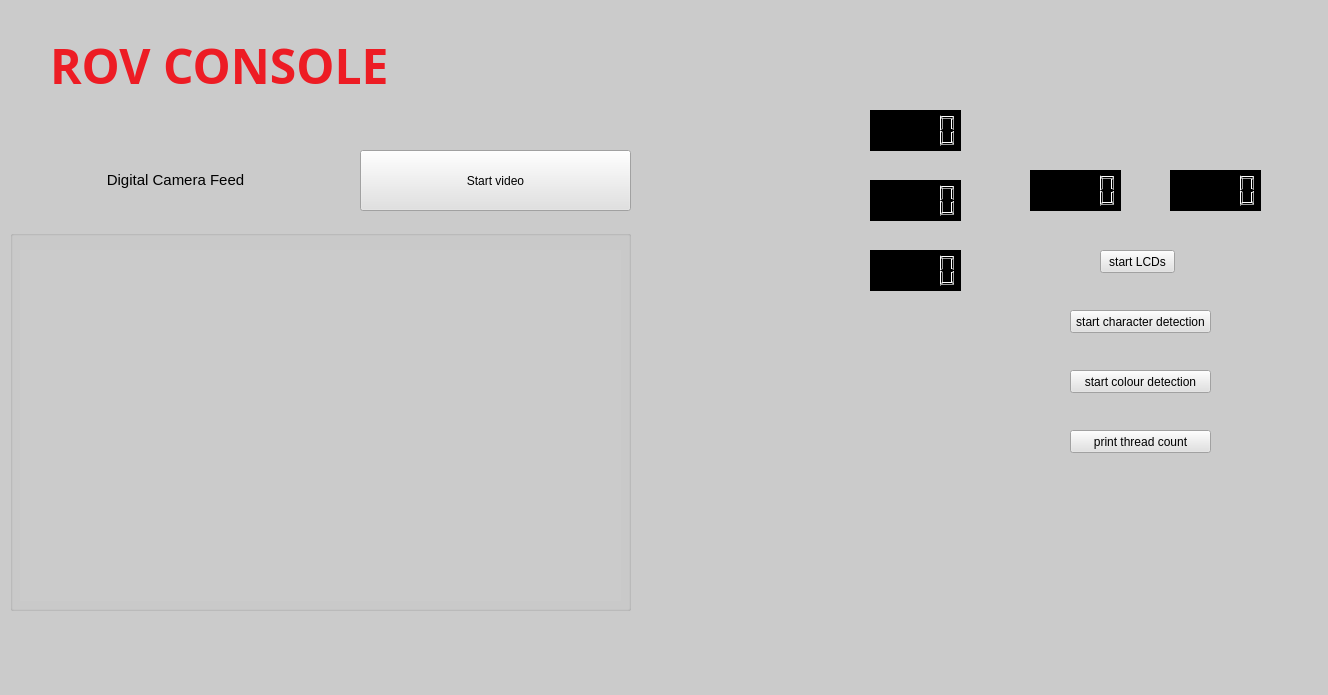
<?xml version="1.0" encoding="UTF-8"?>
<ui version="4.0">
 <class>MainWindow</class>
 <widget class="QMainWindow" name="MainWindow">
  <property name="geometry">
   <rect>
    <x>0</x>
    <y>0</y>
    <width>1328</width>
    <height>695</height>
   </rect>
  </property>
  <property name="windowTitle">
   <string>MainWindow</string>
  </property>
  <property name="styleSheet">
   <string notr="true">
background-color: rgb(203, 203, 203);</string>
  </property>
  <widget class="QWidget" name="centralwidget">
   <widget class="QGroupBox" name="groupBox">
    <property name="geometry">
     <rect>
      <x>10</x>
      <y>230</y>
      <width>621</width>
      <height>381</height>
     </rect>
    </property>
    <property name="sizePolicy">
     <sizepolicy hsizetype="Preferred" vsizetype="Preferred">
      <horstretch>0</horstretch>
      <verstretch>0</verstretch>
     </sizepolicy>
    </property>
    <property name="title">
     <string/>
    </property>
    <widget class="QWidget" name="ImgWidget" native="true">
     <property name="geometry">
      <rect>
       <x>10</x>
       <y>20</y>
       <width>601</width>
       <height>351</height>
      </rect>
     </property>
    </widget>
   </widget>
   <widget class="QPushButton" name="startButton">
    <property name="geometry">
     <rect>
      <x>360</x>
      <y>150</y>
      <width>271</width>
      <height>61</height>
     </rect>
    </property>
    <property name="styleSheet">
     <string notr="true">background-color: rgb(225, 225, 225);</string>
    </property>
    <property name="text">
     <string>Start video</string>
    </property>
   </widget>
   <widget class="QPushButton" name="pushButton">
    <property name="geometry">
     <rect>
      <x>1100</x>
      <y>250</y>
      <width>75</width>
      <height>23</height>
     </rect>
    </property>
    <property name="styleSheet">
     <string notr="true">background-color: rgb(225, 225, 225);</string>
    </property>
    <property name="text">
     <string>start LCDs</string>
    </property>
   </widget>
   <widget class="QLCDNumber" name="lcdNumber">
    <property name="geometry">
     <rect>
      <x>1170</x>
      <y>170</y>
      <width>91</width>
      <height>41</height>
     </rect>
    </property>
    <property name="font">
     <font>
      <family>Magneto</family>
      <weight>75</weight>
      <bold>true</bold>
     </font>
    </property>
    <property name="styleSheet">
     <string notr="true">background-color: rgb(0, 0, 0);</string>
    </property>
   </widget>
   <widget class="QPushButton" name="pushButton_2">
    <property name="geometry">
     <rect>
      <x>1070</x>
      <y>310</y>
      <width>141</width>
      <height>23</height>
     </rect>
    </property>
    <property name="styleSheet">
     <string notr="true">background-color: rgb(225, 225, 225);</string>
    </property>
    <property name="text">
     <string>start character detection</string>
    </property>
   </widget>
   <widget class="QPushButton" name="pushButton_3">
    <property name="geometry">
     <rect>
      <x>1070</x>
      <y>370</y>
      <width>141</width>
      <height>23</height>
     </rect>
    </property>
    <property name="styleSheet">
     <string notr="true">background-color: rgb(225, 225, 225);</string>
    </property>
    <property name="text">
     <string>start colour detection</string>
    </property>
   </widget>
   <widget class="QLCDNumber" name="lcdNumber_2">
    <property name="geometry">
     <rect>
      <x>1030</x>
      <y>170</y>
      <width>91</width>
      <height>41</height>
     </rect>
    </property>
    <property name="styleSheet">
     <string notr="true">background-color: rgb(0, 0, 0);</string>
    </property>
   </widget>
   <widget class="QLabel" name="label">
    <property name="geometry">
     <rect>
      <x>1020</x>
      <y>10</y>
      <width>291</width>
      <height>91</height>
     </rect>
    </property>
    <property name="text">
     <string/>
    </property>
    <property name="pixmap">
     <pixmap>plain logo.png</pixmap>
    </property>
    <property name="scaledContents">
     <bool>true</bool>
    </property>
   </widget>
   <widget class="QLabel" name="label_2">
    <property name="geometry">
     <rect>
      <x>20</x>
      <y>160</y>
      <width>311</width>
      <height>41</height>
     </rect>
    </property>
    <property name="text">
     <string>&lt;html&gt;&lt;head/&gt;&lt;body&gt;&lt;p&gt;&lt;span style=&quot; font-size:11pt; color:#000000;&quot;&gt;Digital Camera Feed&lt;/span&gt;&lt;/p&gt;&lt;/body&gt;&lt;/html&gt;</string>
    </property>
    <property name="alignment">
     <set>Qt::AlignCenter</set>
    </property>
   </widget>
   <widget class="QPushButton" name="pushButton_4">
    <property name="geometry">
     <rect>
      <x>1070</x>
      <y>430</y>
      <width>141</width>
      <height>23</height>
     </rect>
    </property>
    <property name="styleSheet">
     <string notr="true">background-color: rgb(225, 225, 225);</string>
    </property>
    <property name="text">
     <string>print thread count</string>
    </property>
   </widget>
   <widget class="QLabel" name="label_3">
    <property name="geometry">
     <rect>
      <x>50</x>
      <y>20</y>
      <width>601</width>
      <height>91</height>
     </rect>
    </property>
    <property name="font">
     <font>
      <family>Magneto</family>
      <weight>75</weight>
      <bold>true</bold>
     </font>
    </property>
    <property name="text">
     <string>&lt;html&gt;&lt;head/&gt;&lt;body&gt;&lt;p&gt;&lt;span style=&quot; font-size:36pt; color:#ed1c24;&quot;&gt;ROV CONSOLE&lt;/span&gt;&lt;/p&gt;&lt;/body&gt;&lt;/html&gt;</string>
    </property>
   </widget>
   <widget class="QLCDNumber" name="lcdNumber_3">
    <property name="geometry">
     <rect>
      <x>870</x>
      <y>250</y>
      <width>91</width>
      <height>41</height>
     </rect>
    </property>
    <property name="styleSheet">
     <string notr="true">background-color: rgb(0, 0, 0);</string>
    </property>
   </widget>
   <widget class="QLCDNumber" name="lcdNumber_4">
    <property name="geometry">
     <rect>
      <x>870</x>
      <y>180</y>
      <width>91</width>
      <height>41</height>
     </rect>
    </property>
    <property name="styleSheet">
     <string notr="true">background-color: rgb(0, 0, 0);</string>
    </property>
   </widget>
   <widget class="QLCDNumber" name="lcdNumber_5">
    <property name="geometry">
     <rect>
      <x>870</x>
      <y>110</y>
      <width>91</width>
      <height>41</height>
     </rect>
    </property>
    <property name="styleSheet">
     <string notr="true">background-color: rgb(0, 0, 0);</string>
    </property>
   </widget>
  </widget>
  <widget class="QMenuBar" name="menubar">
   <property name="geometry">
    <rect>
     <x>0</x>
     <y>0</y>
     <width>1328</width>
     <height>21</height>
    </rect>
   </property>
  </widget>
  <widget class="QStatusBar" name="statusbar"/>
 </widget>
 <resources/>
 <connections/>
</ui>
